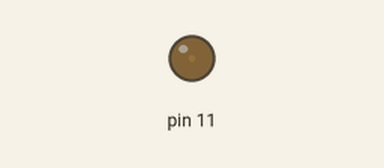
The sketch below on a simulated Arduino Uno, built with avr-gcc and run on an emulated ATmega328P. Shown: output pins drawn as LEDs (lit = HIGH). What the sketch prints to the serial monitor is not drawn.

Above: at 0.05 s.
At 0.65 s:
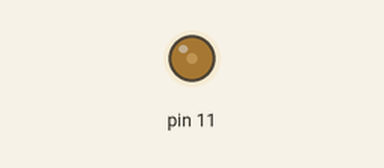
At 1.3 s:
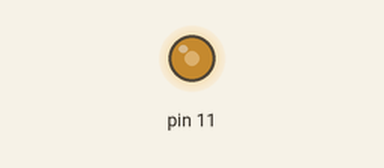
At 2.6 s:
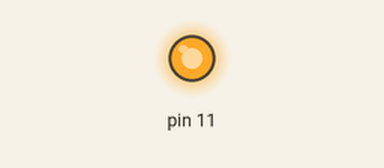
Timing chart, 0 to 6.0 s (numbered marks = the images above):
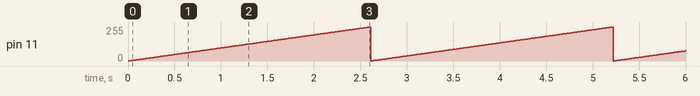

The sketch:

sketch_apr04a.ino
```cpp
void setup() {
  // put your setup code here, to run once:
  pinMode(11,OUTPUT);
  Serial.begin(9600);
}

void loop() {
  // put your main code here, to run repeatedly:
  for(int i =0; i<=255;i++)
  {
  analogWrite(11,i);
  Serial.println("i= "+(String)i);
  delay(10);
  }
}
```

Measured:
- by itself, pin 11: ramps from 0/255 to 255/255 and jumps back, once every 2.6 s
